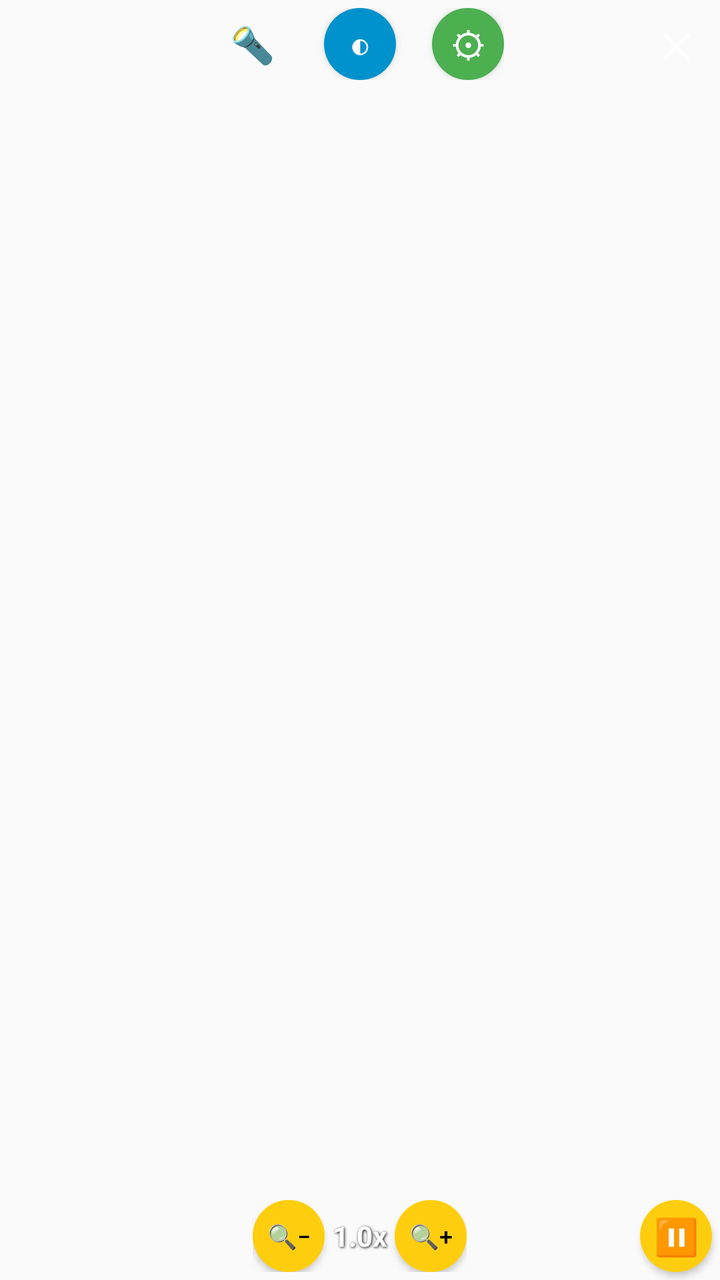
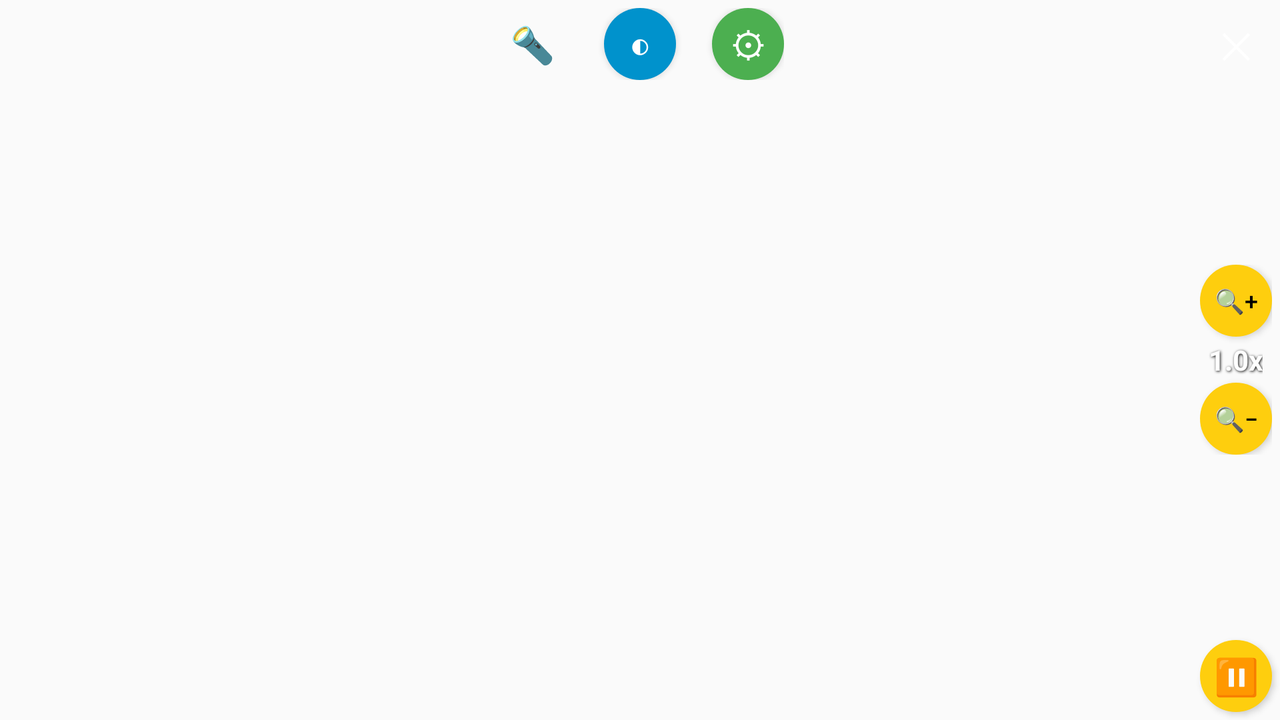

The same Android screen from two of the app's own layout files: first res/layout/ as a phone draws it, then the repository's variant for another configuration, drawn on a device whose configuration selects that folder. Both files follow.
<!-- AndroidManifest.xml: application theme AppTheme -->
<!-- res/layout/activity_visor.xml -->
<RelativeLayout xmlns:android="http://schemas.android.com/apk/res/android"
    android:id="@+id/visor_root"
    android:keepScreenOn="true"
    android:layout_width="match_parent"
    android:layout_height="match_parent"
    android:focusable="false">

    <FrameLayout
        android:id="@+id/camera_preview"
        android:layout_width="match_parent"
        android:layout_height="match_parent" />

    <FrameLayout
        android:id="@+id/camera_preview_touch_area"
        android:layout_width="match_parent"
        android:layout_height="match_parent" />

    
    <Button
        android:id="@+id/button_exit"
        android:layout_width="36dp"
        android:layout_height="36dp"
        android:text="✕"
        android:textColor="#FFFFFF"
        android:textSize="18sp"
        android:background="@drawable/button_exit_round_corners"
        android:contentDescription="@string/button_exit_description"
        android:layout_alignParentTop="true"
        android:layout_alignParentRight="true"
        android:layout_margin="4dp"
        android:elevation="8dp"
        android:padding="0dp"
        android:minWidth="0dp"
        android:minHeight="0dp" />

    <LinearLayout
        android:id="@+id/button_bar"
        android:layout_width="wrap_content"
        android:layout_height="wrap_content"
        android:layout_alignParentTop="true"
        android:layout_centerHorizontal="true"
        android:layout_marginTop="4dp"
        android:orientation="horizontal"
        android:gravity="center_vertical"
        android:elevation="8dp">

        <Button android:id="@+id/button_flash"
            android:layout_width="36dp" android:layout_height="36dp"
            android:text="🔦" android:textSize="18sp"
            android:background="@drawable/button_flash_round_corners"
            android:contentDescription="@string/button_flash_description"
            android:elevation="8dp"
            android:padding="0dp" android:minWidth="0dp" android:minHeight="0dp" />

        <Button android:id="@+id/button_color"
            android:layout_width="36dp" android:layout_height="36dp"
            android:layout_marginLeft="18dp"
            android:text="◐" android:textSize="18sp" android:textColor="#FFFFFF"
            android:background="@drawable/button_color_round_corners"
            android:contentDescription="@string/button_color_description"
            android:elevation="8dp"
            android:padding="0dp" android:minWidth="0dp" android:minHeight="0dp" />

        <Button android:id="@+id/settings_button"
            android:layout_width="36dp" android:layout_height="36dp"
            android:layout_marginLeft="18dp"
            android:text="⚙" android:textSize="18sp" android:textColor="#FFFFFF"
            android:background="@drawable/button_settings_round_corners"
            android:elevation="8dp"
            android:padding="0dp" android:minWidth="0dp" android:minHeight="0dp" />
    </LinearLayout>

    
    <Button android:id="@+id/button_pause"
        android:layout_width="36dp" android:layout_height="36dp"
        android:text="⏸" android:textSize="18sp" android:textColor="#000000"
        android:background="@drawable/button_zoom_round_corners"
        android:contentDescription="@string/button_pause_description"
        android:layout_alignParentBottom="true"
        android:layout_alignParentRight="true"
        android:layout_margin="4dp"
        android:elevation="8dp"
        android:padding="0dp" android:minWidth="0dp" android:minHeight="0dp" />

    <LinearLayout
        android:id="@+id/zoom_panel"
        android:layout_width="wrap_content"
        android:layout_height="wrap_content"
        android:layout_alignParentBottom="true"
        android:layout_centerHorizontal="true"
        android:layout_marginBottom="4dp"
        android:orientation="horizontal"
        android:gravity="center_vertical"
        android:elevation="8dp">

        <Button android:id="@+id/button_zoom_out"
            android:layout_width="36dp" android:layout_height="36dp"
            android:text="🔍−" android:textSize="12sp" android:textColor="#000000"
            android:background="@drawable/button_zoom_round_corners"
            android:contentDescription="@string/button_zoom_out_description"
            android:elevation="8dp"
            android:padding="0dp" android:minWidth="0dp" android:minHeight="0dp" />

        <TextView android:id="@+id/zoom_label"
            android:layout_width="wrap_content" android:layout_height="wrap_content"
            android:text="1.0x"
            android:textColor="#FFFFFF" android:textSize="14sp" android:textStyle="bold"
            android:shadowColor="#000000" android:shadowDx="1" android:shadowDy="1" android:shadowRadius="3"
            android:paddingLeft="4dp" android:paddingRight="4dp" />

        <Button android:id="@+id/button_zoom_in"
            android:layout_width="36dp" android:layout_height="36dp"
            android:text="🔍+" android:textSize="12sp" android:textColor="#000000"
            android:background="@drawable/button_zoom_round_corners"
            android:contentDescription="@string/button_zoom_in_description"
            android:elevation="8dp"
            android:padding="0dp" android:minWidth="0dp" android:minHeight="0dp" />
    </LinearLayout>

    <Button android:id="@+id/button_photo"
        android:visibility="invisible"
        android:layout_width="0dp" android:layout_height="0dp" />

</RelativeLayout>
<!-- resources referenced by this layout -->
<resources>
  <!-- drawable button_color_round_corners (drawable) -->
  <?xml version="1.0" encoding="utf-8"?>
  <shape xmlns:android="http://schemas.android.com/apk/res/android"
      android:shape="oval">
      <solid android:color="@color/button_color_blue"/>
  </shape>
  <!-- drawable button_settings_round_corners (drawable) -->
  <?xml version="1.0" encoding="utf-8"?>
  <shape xmlns:android="http://schemas.android.com/apk/res/android"
      android:shape="oval">
      <solid android:color="@color/button_color_green"/>
  </shape>
  <!-- drawable button_zoom_round_corners (drawable) -->
  <?xml version="1.0" encoding="utf-8"?>
  <shape xmlns:android="http://schemas.android.com/apk/res/android"
      android:shape="oval">
      <solid android:color="@color/button_color_yellow"/>
  </shape>
  <string name="button_color_description">change contrast mode</string>
  <string name="button_exit_description">long press to exit app</string>
  <string name="button_flash_description">toggle flashlight on and off</string>
  <string name="button_pause_description">freezes the current camera image</string>
  <string name="button_zoom_in_description">zoom in</string>
  <string name="button_zoom_out_description">zoom out</string>
  <style name="AppTheme" parent="Theme.AppCompat.Light.DarkActionBar">
          
      </style>
  <color name="button_color_blue">#0092cc</color>
  <color name="button_color_green">#4CAF50</color>
  <color name="button_color_yellow">#fece0e</color>
</resources>
<!-- res/layout-land/activity_visor.xml (the repository's variant of the layout above) -->
<!-- drawn on the phone turned sideways -->
<RelativeLayout xmlns:android="http://schemas.android.com/apk/res/android"
    android:id="@+id/visor_root"
    android:keepScreenOn="true"
    android:layout_width="match_parent"
    android:layout_height="match_parent"
    android:focusable="false">

    <FrameLayout
        android:id="@+id/camera_preview"
        android:layout_width="match_parent"
        android:layout_height="match_parent" />

    <FrameLayout
        android:id="@+id/camera_preview_touch_area"
        android:layout_width="match_parent"
        android:layout_height="match_parent" />

    
    <Button
        android:id="@+id/button_exit"
        android:layout_width="36dp"
        android:layout_height="36dp"
        android:text="✕"
        android:textColor="#FFFFFF"
        android:textSize="18sp"
        android:background="@drawable/button_exit_round_corners"
        android:contentDescription="@string/button_exit_description"
        android:layout_alignParentTop="true"
        android:layout_alignParentRight="true"
        android:layout_margin="4dp"
        android:elevation="8dp"
        android:padding="0dp"
        android:minWidth="0dp"
        android:minHeight="0dp" />

    <LinearLayout
        android:id="@+id/button_bar"
        android:layout_width="wrap_content"
        android:layout_height="wrap_content"
        android:layout_alignParentTop="true"
        android:layout_centerHorizontal="true"
        android:layout_marginTop="4dp"
        android:orientation="horizontal"
        android:gravity="center_vertical"
        android:elevation="8dp">

        <Button android:id="@+id/button_flash"
            android:layout_width="36dp" android:layout_height="36dp"
            android:text="🔦" android:textSize="18sp"
            android:background="@drawable/button_flash_round_corners"
            android:contentDescription="@string/button_flash_description"
            android:elevation="8dp"
            android:padding="0dp" android:minWidth="0dp" android:minHeight="0dp" />

        <Button android:id="@+id/button_color"
            android:layout_width="36dp" android:layout_height="36dp"
            android:layout_marginLeft="18dp"
            android:text="◐" android:textSize="18sp" android:textColor="#FFFFFF"
            android:background="@drawable/button_color_round_corners"
            android:contentDescription="@string/button_color_description"
            android:elevation="8dp"
            android:padding="0dp" android:minWidth="0dp" android:minHeight="0dp" />

        <Button android:id="@+id/settings_button"
            android:layout_width="36dp" android:layout_height="36dp"
            android:layout_marginLeft="18dp"
            android:text="⚙" android:textSize="18sp" android:textColor="#FFFFFF"
            android:background="@drawable/button_settings_round_corners"
            android:elevation="8dp"
            android:padding="0dp" android:minWidth="0dp" android:minHeight="0dp" />
    </LinearLayout>

    
    <LinearLayout
        android:id="@+id/zoom_panel"
        android:layout_width="wrap_content"
        android:layout_height="wrap_content"
        android:layout_alignParentRight="true"
        android:layout_centerVertical="true"
        android:layout_marginRight="4dp"
        android:orientation="vertical"
        android:gravity="center_horizontal"
        android:elevation="8dp">

        <Button android:id="@+id/button_zoom_in"
            android:layout_width="36dp" android:layout_height="36dp"
            android:text="🔍+" android:textSize="12sp" android:textColor="#000000"
            android:background="@drawable/button_zoom_round_corners"
            android:contentDescription="@string/button_zoom_in_description"
            android:elevation="8dp"
            android:padding="0dp" android:minWidth="0dp" android:minHeight="0dp" />

        <TextView android:id="@+id/zoom_label"
            android:layout_width="wrap_content" android:layout_height="wrap_content"
            android:text="1.0x"
            android:textColor="#FFFFFF" android:textSize="14sp" android:textStyle="bold"
            android:shadowColor="#000000" android:shadowDx="1" android:shadowDy="1" android:shadowRadius="3"
            android:paddingTop="2dp" android:paddingBottom="2dp" />

        <Button android:id="@+id/button_zoom_out"
            android:layout_width="36dp" android:layout_height="36dp"
            android:text="🔍−" android:textSize="12sp" android:textColor="#000000"
            android:background="@drawable/button_zoom_round_corners"
            android:contentDescription="@string/button_zoom_out_description"
            android:elevation="8dp"
            android:padding="0dp" android:minWidth="0dp" android:minHeight="0dp" />
    </LinearLayout>

    <Button android:id="@+id/button_photo"
        android:visibility="invisible"
        android:layout_width="0dp" android:layout_height="0dp" />

    <Button android:id="@+id/button_pause"
        android:layout_width="36dp" android:layout_height="36dp"
        android:text="⏸" android:textSize="18sp" android:textColor="#000000"
        android:background="@drawable/button_zoom_round_corners"
        android:contentDescription="@string/button_pause_description"
        android:layout_alignParentBottom="true"
        android:layout_alignParentRight="true"
        android:layout_margin="4dp"
        android:elevation="8dp"
        android:padding="0dp" android:minWidth="0dp" android:minHeight="0dp" />

</RelativeLayout>
